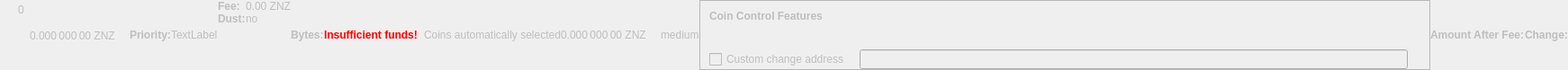
    <widget class="QWidget" name="dummyHideWidget" native="true">
     <property name="enabled">
      <bool>false</bool>
     </property>
     <property name="maximumSize">
      <size>
       <width>100</width>
       <height>22</height>
      </size>
     </property>
     <layout class="QHBoxLayout" name="dummyHideLayout">
      <property name="spacing">
       <number>0</number>
      </property>
      <property name="leftMargin">
       <number>0</number>
      </property>
      <property name="topMargin">
       <number>0</number>
      </property>
      <property name="rightMargin">
       <number>0</number>
      </property>
      <property name="bottomMargin">
       <number>0</number>
      </property>
      <item>
       <layout class="QFormLayout" name="formLayoutCoinControl1">
        <property name="horizontalSpacing">
         <number>10</number>
        </property>
        <property name="verticalSpacing">
         <number>14</number>
        </property>
        <property name="leftMargin">
         <number>10</number>
        </property>
        <property name="topMargin">
         <number>4</number>
        </property>
        <property name="rightMargin">
         <number>6</number>
        </property>
        <item row="0" column="1">
         <widget class="QLabel" name="labelCoinControlBytes">
          <property name="cursor">
           <cursorShape>IBeamCursor</cursorShape>
          </property>
          <property name="contextMenuPolicy">
           <enum>Qt::ActionsContextMenu</enum>
          </property>
          <property name="text">
           <string notr="true">0</string>
          </property>
          <property name="textInteractionFlags">
           <set>Qt::LinksAccessibleByMouse|Qt::TextSelectableByKeyboard|Qt::TextSelectableByMouse</set>
          </property>
         </widget>
        </item>
       </layout>
      </item>
      <item>
       <widget class="QLabel" name="labelCoinControlAfterFee">
        <property name="enabled">
         <bool>false</bool>
        </property>
        <property name="sizePolicy">
         <sizepolicy hsizetype="Fixed" vsizetype="Fixed">
          <horstretch>0</horstretch>
          <verstretch>0</verstretch>
         </sizepolicy>
        </property>
        <property name="minimumSize">
         <size>
          <width>111</width>
          <height>12</height>
         </size>
        </property>
        <property name="maximumSize">
         <size>
          <width>111</width>
          <height>12</height>
         </size>
        </property>
        <property name="cursor">
         <cursorShape>IBeamCursor</cursorShape>
        </property>
        <property name="contextMenuPolicy">
         <enum>Qt::ActionsContextMenu</enum>
        </property>
        <property name="text">
         <string notr="true">0.000 000 00 ZNZ</string>
        </property>
        <property name="textInteractionFlags">
         <set>Qt::LinksAccessibleByMouse|Qt::TextSelectableByKeyboard|Qt::TextSelectableByMouse</set>
        </property>
       </widget>
      </item>
      <item>
       <widget class="QLabel" name="labelCoinControlPriorityText">
        <property name="enabled">
         <bool>false</bool>
        </property>
        <property name="font">
         <font>
          <weight>75</weight>
          <bold>true</bold>
         </font>
        </property>
        <property name="text">
         <string>Priority:</string>
        </property>
       </widget>
      </item>
      <item>
       <layout class="QHBoxLayout" name="horizontalLayout">
        <item>
         <widget class="QLabel" name="WarningLabel">
          <property name="text">
           <string>TextLabel</string>
          </property>
         </widget>
        </item>
       </layout>
      </item>
      <item>
       <layout class="QFormLayout" name="formLayoutCoinControl3">
        <property name="horizontalSpacing">
         <number>0</number>
        </property>
        <property name="verticalSpacing">
         <number>0</number>
        </property>
        <property name="leftMargin">
         <number>0</number>
        </property>
        <property name="topMargin">
         <number>0</number>
        </property>
        <property name="rightMargin">
         <number>0</number>
        </property>
        <item row="0" column="0">
         <widget class="QLabel" name="labelCoinControlFeeText">
          <property name="enabled">
           <bool>false</bool>
          </property>
          <property name="font">
           <font>
            <weight>75</weight>
            <bold>true</bold>
           </font>
          </property>
          <property name="text">
           <string>Fee:</string>
          </property>
          <property name="margin">
           <number>0</number>
          </property>
         </widget>
        </item>
        <item row="0" column="1">
         <widget class="QLabel" name="labelCoinControlFee">
          <property name="enabled">
           <bool>false</bool>
          </property>
          <property name="cursor">
           <cursorShape>IBeamCursor</cursorShape>
          </property>
          <property name="contextMenuPolicy">
           <enum>Qt::ActionsContextMenu</enum>
          </property>
          <property name="text">
           <string notr="true">0.00 ZNZ</string>
          </property>
          <property name="textInteractionFlags">
           <set>Qt::LinksAccessibleByMouse|Qt::TextSelectableByKeyboard|Qt::TextSelectableByMouse</set>
          </property>
         </widget>
        </item>
        <item row="1" column="0">
         <widget class="QLabel" name="labelCoinControlLowOutputText">
          <property name="enabled">
           <bool>false</bool>
          </property>
          <property name="font">
           <font>
            <weight>75</weight>
            <bold>true</bold>
           </font>
          </property>
          <property name="text">
           <string>Dust:</string>
          </property>
         </widget>
        </item>
        <item row="1" column="1">
         <widget class="QLabel" name="labelCoinControlLowOutput">
          <property name="enabled">
           <bool>false</bool>
          </property>
          <property name="cursor">
           <cursorShape>IBeamCursor</cursorShape>
          </property>
          <property name="contextMenuPolicy">
           <enum>Qt::ActionsContextMenu</enum>
          </property>
          <property name="text">
           <string>no</string>
          </property>
          <property name="textInteractionFlags">
           <set>Qt::LinksAccessibleByMouse|Qt::TextSelectableByKeyboard|Qt::TextSelectableByMouse</set>
          </property>
         </widget>
        </item>
       </layout>
      </item>
      <item>
       <widget class="QLabel" name="labelCoinControlBytesText">
        <property name="enabled">
         <bool>false</bool>
        </property>
        <property name="font">
         <font>
          <weight>75</weight>
          <bold>true</bold>
         </font>
        </property>
        <property name="text">
         <string>Bytes:</string>
        </property>
       </widget>
      </item>
      <item>
       <layout class="QFormLayout" name="formLayoutCoinControl2">
        <property name="horizontalSpacing">
         <number>0</number>
        </property>
        <property name="verticalSpacing">
         <number>0</number>
        </property>
        <property name="leftMargin">
         <number>0</number>
        </property>
        <property name="topMargin">
         <number>0</number>
        </property>
        <property name="rightMargin">
         <number>0</number>
        </property>
       </layout>
      </item>
      <item>
       <layout class="QHBoxLayout" name="horizontalLayoutCoinControl2">
        <property name="spacing">
         <number>0</number>
        </property>
        <property name="bottomMargin">
         <number>0</number>
        </property>
       </layout>
      </item>
      <item>
       <widget class="QLabel" name="labelCoinControlInsuffFunds">
        <property name="enabled">
         <bool>false</bool>
        </property>
        <property name="minimumSize">
         <size>
          <width>0</width>
          <height>0</height>
         </size>
        </property>
        <property name="font">
         <font>
          <weight>75</weight>
          <bold>true</bold>
         </font>
        </property>
        <property name="styleSheet">
         <string notr="true">color:red;font-weight:bold;</string>
        </property>
        <property name="text">
         <string>Insufficient funds!</string>
        </property>
        <property name="margin">
         <number>5</number>
        </property>
       </widget>
      </item>
      <item>
       <layout class="QFormLayout" name="formLayoutCoinControl4">
        <property name="horizontalSpacing">
         <number>0</number>
        </property>
        <property name="verticalSpacing">
         <number>0</number>
        </property>
        <property name="leftMargin">
         <number>0</number>
        </property>
        <property name="topMargin">
         <number>0</number>
        </property>
        <property name="rightMargin">
         <number>0</number>
        </property>
       </layout>
      </item>
      <item>
       <widget class="QLabel" name="labelCoinControlChangeLabel">
        <property name="enabled">
         <bool>false</bool>
        </property>
        <property name="sizePolicy">
         <sizepolicy hsizetype="Preferred" vsizetype="Expanding">
          <horstretch>0</horstretch>
          <verstretch>0</verstretch>
         </sizepolicy>
        </property>
        <property name="minimumSize">
         <size>
          <width>0</width>
          <height>0</height>
         </size>
        </property>
        <property name="text">
         <string/>
        </property>
        <property name="margin">
         <number>3</number>
        </property>
       </widget>
      </item>
      <item>
       <widget class="QLabel" name="labelCoinControlAutomaticallySelected">
        <property name="enabled">
         <bool>false</bool>
        </property>
        <property name="sizePolicy">
         <sizepolicy hsizetype="Fixed" vsizetype="Fixed">
          <horstretch>0</horstretch>
          <verstretch>0</verstretch>
         </sizepolicy>
        </property>
        <property name="minimumSize">
         <size>
          <width>0</width>
          <height>0</height>
         </size>
        </property>
        <property name="maximumSize">
         <size>
          <width>240</width>
          <height>16777215</height>
         </size>
        </property>
        <property name="text">
         <string>Coins automatically selected</string>
        </property>
        <property name="margin">
         <number>5</number>
        </property>
       </widget>
      </item>
      <item>
       <widget class="QLabel" name="labelCoinControlChange">
        <property name="enabled">
         <bool>false</bool>
        </property>
        <property name="sizePolicy">
         <sizepolicy hsizetype="Fixed" vsizetype="Fixed">
          <horstretch>0</horstretch>
          <verstretch>0</verstretch>
         </sizepolicy>
        </property>
        <property name="minimumSize">
         <size>
          <width>111</width>
          <height>0</height>
         </size>
        </property>
        <property name="maximumSize">
         <size>
          <width>111</width>
          <height>16777215</height>
         </size>
        </property>
        <property name="cursor">
         <cursorShape>IBeamCursor</cursorShape>
        </property>
        <property name="contextMenuPolicy">
         <enum>Qt::ActionsContextMenu</enum>
        </property>
        <property name="text">
         <string notr="true">0.000 000 00 ZNZ</string>
        </property>
        <property name="textInteractionFlags">
         <set>Qt::LinksAccessibleByMouse|Qt::TextSelectableByKeyboard|Qt::TextSelectableByMouse</set>
        </property>
       </widget>
      </item>
      <item>
       <widget class="QLabel" name="labelCoinControlPriority">
        <property name="enabled">
         <bool>false</bool>
        </property>
        <property name="cursor">
         <cursorShape>IBeamCursor</cursorShape>
        </property>
        <property name="contextMenuPolicy">
         <enum>Qt::ActionsContextMenu</enum>
        </property>
        <property name="text">
         <string>medium</string>
        </property>
        <property name="textInteractionFlags">
         <set>Qt::LinksAccessibleByMouse|Qt::TextSelectableByKeyboard|Qt::TextSelectableByMouse</set>
        </property>
       </widget>
      </item>
      <item>
       <widget class="QFrame" name="frameCoinControl">
        <property name="sizePolicy">
         <sizepolicy hsizetype="Expanding" vsizetype="Expanding">
          <horstretch>0</horstretch>
          <verstretch>0</verstretch>
         </sizepolicy>
        </property>
        <property name="maximumSize">
         <size>
          <width>16777215</width>
          <height>16777215</height>
         </size>
        </property>
        <property name="frameShape">
         <enum>QFrame::StyledPanel</enum>
        </property>
        <property name="frameShadow">
         <enum>QFrame::Sunken</enum>
        </property>
        <layout class="QVBoxLayout" name="verticalLayoutCoinControl2_2">
         <property name="spacing">
          <number>0</number>
         </property>
         <property name="leftMargin">
          <number>0</number>
         </property>
         <property name="topMargin">
          <number>0</number>
         </property>
         <property name="rightMargin">
          <number>0</number>
         </property>
         <property name="bottomMargin">
          <number>0</number>
         </property>
         <item>
          <layout class="QVBoxLayout" name="verticalLayoutCoinControl" stretch="0,0,0,1">
           <property name="spacing">
            <number>0</number>
           </property>
           <property name="leftMargin">
            <number>10</number>
           </property>
           <property name="topMargin">
            <number>10</number>
           </property>
           <item>
            <layout class="QHBoxLayout" name="horizontalLayoutCoinControl1">
             <property name="bottomMargin">
              <number>15</number>
             </property>
             <item>
              <widget class="QLabel" name="labelCoinControlFeatures">
               <property name="enabled">
                <bool>false</bool>
               </property>
               <property name="sizePolicy">
                <sizepolicy hsizetype="Preferred" vsizetype="Maximum">
                 <horstretch>0</horstretch>
                 <verstretch>0</verstretch>
                </sizepolicy>
               </property>
               <property name="font">
                <font>
                 <weight>75</weight>
                 <bold>true</bold>
                </font>
               </property>
               <property name="styleSheet">
                <string notr="true">font-weight:bold;</string>
               </property>
               <property name="text">
                <string>Coin Control Features</string>
               </property>
              </widget>
             </item>
            </layout>
           </item>
           <item>
            <widget class="QWidget" name="widgetCoinControl" native="true">
             <property name="sizePolicy">
              <sizepolicy hsizetype="Preferred" vsizetype="Preferred">
               <horstretch>0</horstretch>
               <verstretch>0</verstretch>
              </sizepolicy>
             </property>
             <property name="minimumSize">
              <size>
               <width>0</width>
               <height>0</height>
              </size>
             </property>
             <property name="styleSheet">
              <string notr="true"/>
             </property>
             <layout class="QHBoxLayout" name="horizontalLayoutCoinControl5_2">
              <property name="leftMargin">
               <number>0</number>
              </property>
              <property name="topMargin">
               <number>0</number>
              </property>
              <property name="rightMargin">
               <number>0</number>
              </property>
              <property name="bottomMargin">
               <number>0</number>
              </property>
              <item>
               <layout class="QHBoxLayout" name="horizontalLayoutCoinControl3">
                <property name="spacing">
                 <number>20</number>
                </property>
                <property name="topMargin">
                 <number>0</number>
                </property>
                <property name="bottomMargin">
                 <number>10</number>
                </property>
               </layout>
              </item>
             </layout>
            </widget>
           </item>
           <item>
            <layout class="QHBoxLayout" name="horizontalLayoutCoinControl4" stretch="0,0,0">
             <property name="spacing">
              <number>12</number>
             </property>
             <property name="sizeConstraint">
              <enum>QLayout::SetDefaultConstraint</enum>
             </property>
             <property name="topMargin">
              <number>5</number>
             </property>
             <property name="rightMargin">
              <number>5</number>
             </property>
             <item>
              <widget class="QCheckBox" name="checkBoxCoinControlChange">
               <property name="enabled">
                <bool>false</bool>
               </property>
               <property name="toolTip">
                <string>If this is activated, but the change address is empty or invalid, change will be sent to a newly generated address.</string>
               </property>
               <property name="text">
                <string>Custom change address</string>
               </property>
              </widget>
             </item>
             <item>
              <widget class="QValidatedLineEdit" name="lineEditCoinControlChange">
               <property name="enabled">
                <bool>false</bool>
               </property>
               <property name="sizePolicy">
                <sizepolicy hsizetype="Expanding" vsizetype="Fixed">
                 <horstretch>0</horstretch>
                 <verstretch>0</verstretch>
                </sizepolicy>
               </property>
              </widget>
             </item>
             <item>
              <widget class="QLabel" name="labelCoinControlChangeLabel_2">
               <property name="sizePolicy">
                <sizepolicy hsizetype="Preferred" vsizetype="Expanding">
                 <horstretch>0</horstretch>
                 <verstretch>0</verstretch>
                </sizepolicy>
               </property>
               <property name="minimumSize">
                <size>
                 <width>0</width>
                 <height>0</height>
                </size>
               </property>
               <property name="text">
                <string/>
               </property>
               <property name="margin">
                <number>3</number>
               </property>
              </widget>
             </item>
            </layout>
           </item>
           <item>
            <spacer name="verticalSpacerCoinControl">
             <property name="orientation">
              <enum>Qt::Vertical</enum>
             </property>
             <property name="sizeHint" stdset="0">
              <size>
               <width>800</width>
               <height>1</height>
              </size>
             </property>
            </spacer>
           </item>
          </layout>
         </item>
        </layout>
       </widget>
      </item>
      <item>
       <widget class="QLabel" name="labelCoinControlAfterFeeText">
        <property name="enabled">
         <bool>false</bool>
        </property>
        <property name="minimumSize">
         <size>
          <width>0</width>
          <height>0</height>
         </size>
        </property>
        <property name="maximumSize">
         <size>
          <width>16777215</width>
          <height>16777215</height>
         </size>
        </property>
        <property name="font">
         <font>
          <weight>75</weight>
          <bold>true</bold>
         </font>
        </property>
        <property name="text">
         <string>Amount After Fee:</string>
        </property>
        <property name="alignment">
         <set>Qt::AlignLeading|Qt::AlignLeft|Qt::AlignVCenter</set>
        </property>
        <property name="margin">
         <number>0</number>
        </property>
       </widget>
      </item>
      <item>
       <widget class="QLabel" name="labelCoinControlChangeText">
        <property name="enabled">
         <bool>false</bool>
        </property>
        <property name="sizePolicy">
         <sizepolicy hsizetype="Preferred" vsizetype="Preferred">
          <horstretch>0</horstretch>
          <verstretch>0</verstretch>
         </sizepolicy>
        </property>
        <property name="minimumSize">
         <size>
          <width>0</width>
          <height>0</height>
         </size>
        </property>
        <property name="maximumSize">
         <size>
          <width>16777215</width>
          <height>16777215</height>
         </size>
        </property>
        <property name="font">
         <font>
          <weight>75</weight>
          <bold>true</bold>
         </font>
        </property>
        <property name="text">
         <string>Change:</string>
        </property>
        <property name="alignment">
         <set>Qt::AlignLeading|Qt::AlignLeft|Qt::AlignVCenter</set>
        </property>
       </widget>
      </item>
     </layout>
    </widget>
